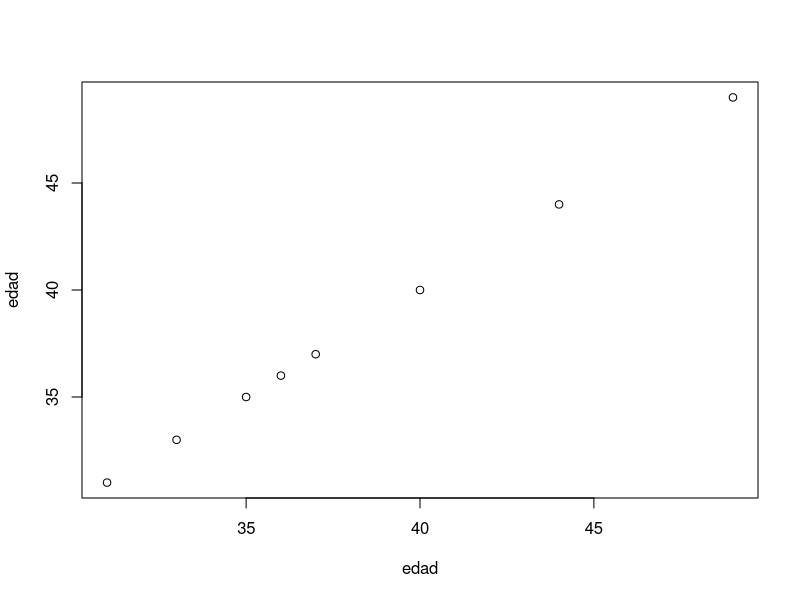

Reproduce this figure in R.
## ---- chunk 1
edad = c(35, 37, 49, 40, 31, 33, 36, 44)
print(edad)
## ---- chunk 2
j = sample(1:10,5)
print(j)
## ---- chunk 3
plot(edad, edad)
